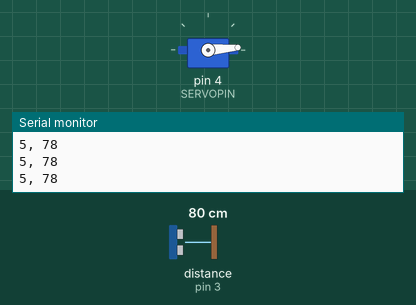
The sketch below on a simulated Arduino Uno, built with avr-gcc and run on an emulated ATmega328P. Shown: servo, the last lines printed to the serial monitor. Wiring (inferred from the names in the program): ultrasonic range finder: trigger pin 2; echo pin 3. The test bench sets the inputs (shaded band); at power-on: distance to the obstacle (sensor on pin 3) 80 cm. The echo pulse lasts 58.3 µs per cm.

Above: at 1.2 s.
1.3 s: distance to the obstacle (sensor on pin 3) set to 2 cm
At 4.23 s:
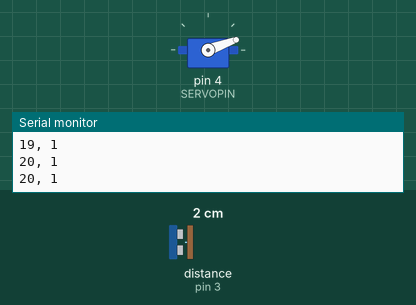
At 8.29 s:
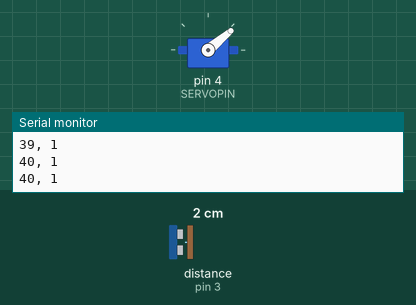
Timing chart, 0 to 13.9 s (numbered marks = the images above; inputs shaded):
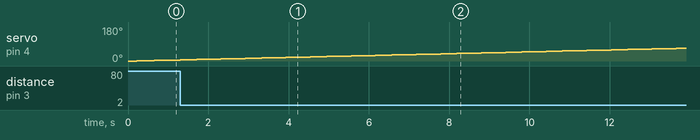

The sketch:

4SweepAndMeasure.ino
```cpp
#include <Servo.h>

#define trigPin 2
#define echoPin 3
const int SERVOPIN=4;

Servo myservo;
long duration;
int distance;

int pos = 0;
void setup()
{
  myservo.attach(SERVOPIN);
  // Define inputs and outputs:
  pinMode(trigPin, OUTPUT);
  pinMode(echoPin, INPUT);
  //Begin Serial communication at a baudrate of 9600:
  Serial.begin(9600);
}

void loop()
{
  for(pos=0;pos<=180;pos++){
    myservo.write(pos);
      for(int i=0;i<3;i++){
      Serial.print(pos);
      Serial.print(", ");
      reportDistance();
    }

    delay(50);
  }
  for(pos;pos>0;pos--){
        myservo.write(pos);
      for(int i=0;i<3;i++){
      Serial.print(pos);
      Serial.print(", ");
      reportDistance();
    }
  delay(50);
  }
}

void reportDistance(){
  // Clear the trigPin by setting it LOW:
  digitalWrite(trigPin, LOW);
  delayMicroseconds(5);
  // Trigger the sensor by setting the trigPin high for 10 microseconds:
  digitalWrite(trigPin, HIGH);
  delayMicroseconds(10);
  digitalWrite(trigPin, LOW);
  // Read the echoPin, pulseIn() returns the duration (length of the pulse) in microseconds:
  duration = pulseIn(echoPin, HIGH);
  // Calculate the distance:
  distance= duration*0.034/2;
  // Print the distance on the Serial Monitor (Ctrl+Shift+M):
  //Serial.print("Distance = ");
  Serial.println(distance);
  //Serial.println(" cm");

  delay(50);
}
```
